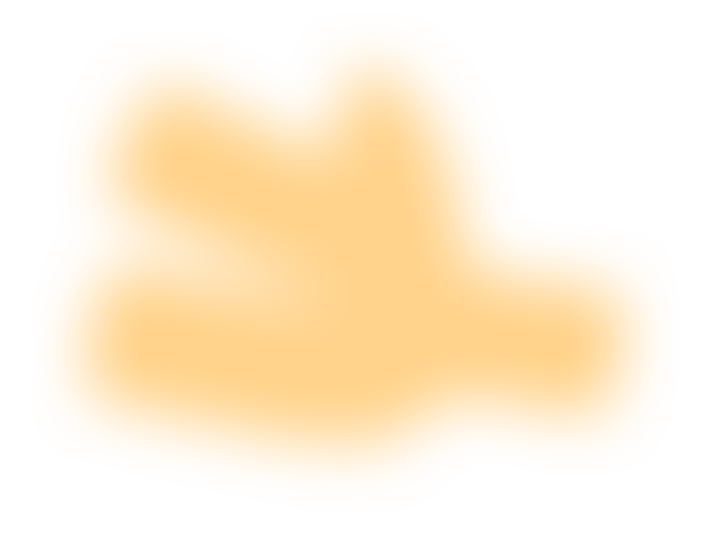
#> input picture stake-frontend/tools/skel-pipeline/symbols/ammo/parts/01_glow.png, 712 x 538 px; its folder holds only this picture in this run
$ python pack_atlas.py ../symbols/ammo/parts/01_glow.png
#> lines starting #> are read from the running program, lines starting #| are printed output that depends on the picture
#!/usr/bin/env python3
"""Pack full-canvas layer PNGs -> packed.png + <symbol>.atlas (Spine/libGDX format) + manifest.json.

Usage:
  python pack_atlas.py path/to/symbol_dir [--pad=2]

Expects symbol_dir/parts/*.png. Every PNG must be the SAME canvas size, with the
part already positioned where it sits on the symbol (export each layer full-canvas
from Photoshop / Photopea / Krita). Order = sorted filename; use numeric prefixes
(01_shadow.png .. 09_front.png). FIRST file draws BEHIND, last on top.
Part name = filename minus numeric prefix and extension.

This replaces the "arrange images in Spine and export" step - no Spine needed.
Requires: pip install pillow
"""
import json
import math
import re
import sys
from pathlib import Path

try:
    from PIL import Image
except ImportError:
    sys.exit("Pillow required: pip install pillow")


def main():
    pad = 2
    args = []
    for a in sys.argv[1:]:
        if a.startswith("--pad"):
            pad = int(a.split("=")[1]) if "=" in a else 2
        else:
            args.append(a)
    if not args:
        sys.exit(__doc__)
    d = Path(args[0])
    files = sorted((d / "parts").glob("*.png"))
    if not files:
        sys.exit(f"no PNGs in {d / 'parts'}")

    canvas = None
    parts = []
    for f in files:
        im = Image.open(f).convert("RGBA")
#> im is the input picture: PIL image 712x538 RGBA; mean R, G, B, A 164.3, 128.8, 70.9, 66.4
        canvas = canvas or im.size
#> canvas = (712, 538)
        if im.size != canvas:
            sys.exit(f"{f.name}: size {im.size} != {canvas}; all layers must share one canvas")
        box = im.getbbox()
#> box = (31, 12, 679, 514)
        if not box:
            sys.exit(f"{f.name} is fully transparent")
        crop = im.crop(box)
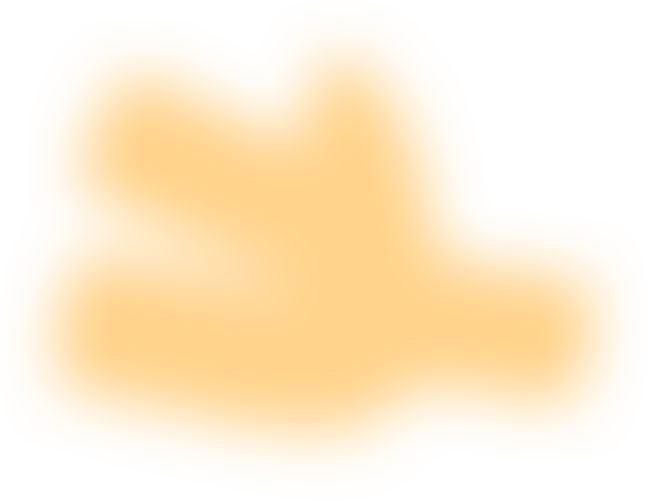
#> crop: PIL image 648x502 RGBA; mean R, G, B, A 193.4, 151.7, 83.4, 78.2; transparent parts drawn white
        parts.append({
            "name": re.sub(r"^\d+[_\-]?", "", f.stem),
            "img": crop, "w": crop.width, "h": crop.height,
            # Spine coords: origin = canvas centre, y up
            "x": round((box[0] + box[2]) / 2 - canvas[0] / 2, 2),
            "y": round(canvas[1] / 2 - (box[1] + box[3]) / 2, 2),
        })
        if box[0] <= 0 or box[1] <= 0 or box[2] >= canvas[0] or box[3] >= canvas[1]:
            print(f"WARN: {f.name} touches the canvas edge - win/destroy overshoot will "
                  f"crop it. Re-export with >=15% empty margin around the whole symbol.")

    names = [p["name"] for p in parts]
#> names = ['glow']
    dupes = {n for n in names if names.count(n) > 1}
#> dupes = 0 items
    if dupes:
        sys.exit(f"duplicate part names after prefix strip: {sorted(dupes)} - rename the files")
    if len(parts) < 3:
        print("WARN: fewer than 3 parts - animation will look stiff; split the art more")

    # shelf packing, tallest first, power-of-two sheet
    order = sorted(range(len(parts)), key=lambda i: -parts[i]["h"])
#> order = [0]
    area = sum((p["w"] + pad) * (p["h"] + pad) for p in parts)
#> area = 327600
    W = max(64, 1 << math.ceil(math.log2(max(8, math.sqrt(area)))))
#> W = 1024
    while True:
        if any(p["w"] + 2 * pad > W for p in parts):
            W *= 2
            continue
        x, y, shelf, pos = pad, pad, 0, {}
        for i in order:
            p = parts[i]
            if x + p["w"] + pad > W:
                x, y, shelf = pad, y + shelf + pad, 0
            pos[i] = (x, y)
            shelf = max(shelf, p["h"])
            x += p["w"] + pad
        H = y + shelf + pad
        if H <= 2 * W:
            break
        W *= 2
#> after the loop, W = 1024
    H = 1 << math.ceil(math.log2(H))

    sheet = Image.new("RGBA", (W, H), (0, 0, 0, 0))
#> sheet: PIL image 1024x512 RGBA; every value is 0
    for i, p in enumerate(parts):
        sheet.paste(p["img"], pos[i])
#> this loop made 1 pass
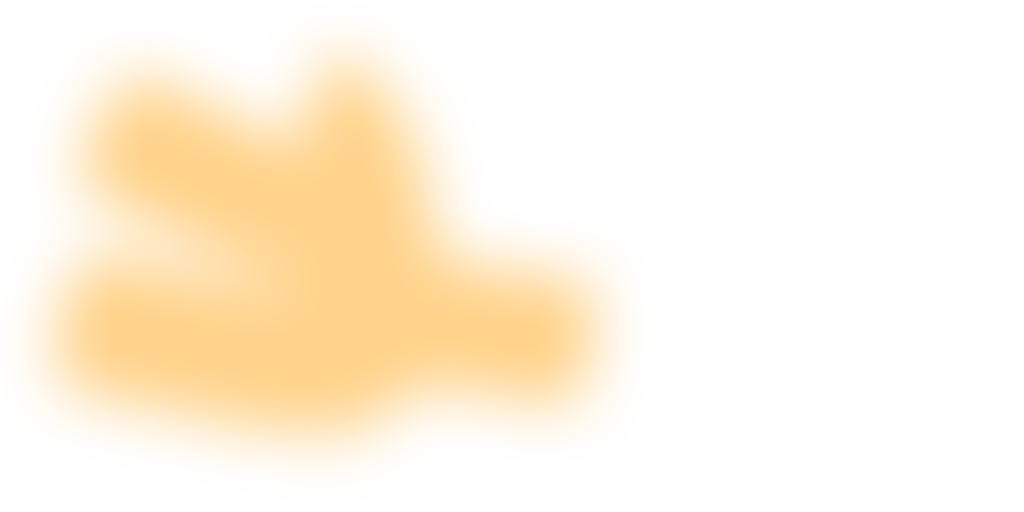
#> sheet: PIL image 1024x512 RGBA; mean R, G, B, A 120, 94.1, 51.8, 48.5; transparent parts drawn white
    sheet.save(d / "packed.png")

    lines = ["packed.png", f"size: {W},{H}", "format: RGBA8888",
             "filter: Linear,Linear", "repeat: none"]
#> lines = ['packed.png', 'size: 1024,512', 'format: RGBA8888', 'filter: Linear,Linear', 'repeat: none']
    for i, p in enumerate(parts):
        lines += [p["name"], "  rotate: false", f"  xy: {pos[i][0]}, {pos[i][1]}",
                  f"  size: {p['w']}, {p['h']}", f"  orig: {p['w']}, {p['h']}",
                  "  offset: 0, 0", "  index: -1"]
    (d / f"{d.name}.atlas").write_text("\n".join(lines) + "\n")

    manifest = {"canvas": {"w": canvas[0], "h": canvas[1]}, "png": "packed.png",
                "atlas": f"{d.name}.atlas",
                "parts": [{k: p[k] for k in ("name", "x", "y", "w", "h")} for p in parts]}
    (d / "manifest.json").write_text(json.dumps(manifest, indent=2))
    print(f"OK: {len(parts)} parts -> packed.png {W}x{H}, {d.name}.atlas, manifest.json")
#| OK: 1 parts -> packed.png 1024x512, 01_glow.png.atlas, manifest.json


if __name__ == "__main__":
    main()

$ run again, on stake-frontend/tools/skel-pipeline/symbols/ammo/parts/04_round_mid.png
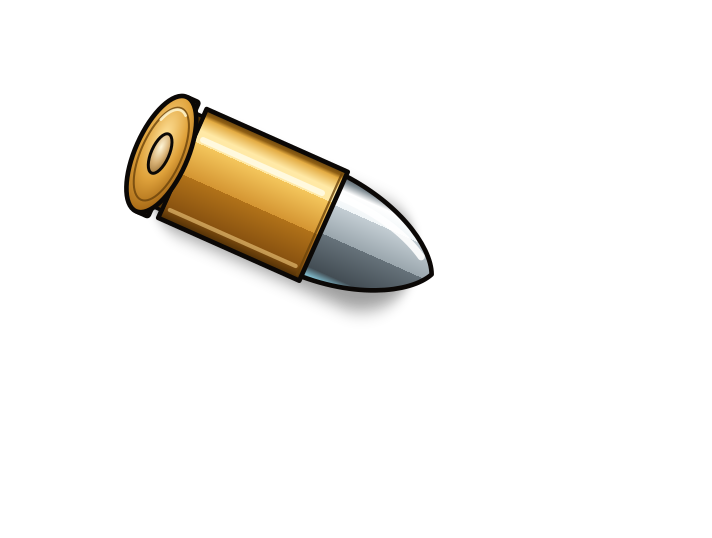
#> input picture stake-frontend/tools/skel-pipeline/symbols/ammo/parts/04_round_mid.png, 712 x 538 px
#> in main, im is the input picture: PIL image 712x538 RGBA; mean R, G, B, A 14.4, 11.9, 7.5, 23.7
#> box = (124, 93, 434, 329)
#> in main, `crop = im.crop(box)`:
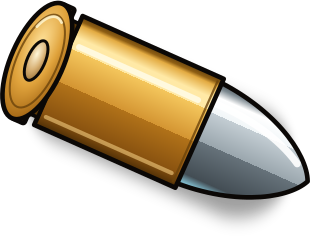
#> crop: PIL image 310x236 RGBA; mean R, G, B, A 75.5, 62.3, 39.1, 124.2; transparent parts drawn white
#> names = ['round_mid']
#> dupes = 0 items
#> order = [0]
#> area = 74256
#> in main, `W = max(64, 1 << math.ceil(math.log2(max(8, math.sqrt(area)))))`: W = 512
#> the loop in main, `for i, p in enumerate(parts):` made 1 pass
#> after the loop in main, `for i, p in enumerate(parts):`:
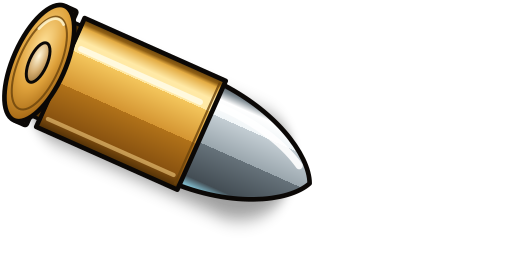
#> sheet: PIL image 512x256 RGBA; mean R, G, B, A 42.2, 34.8, 21.8, 69.3; transparent parts drawn white
#> in main, `lines = ["packed.png", f"size: {W},{H}", "format: RGBA8888", "filter: ..`: lines = ['packed.png', 'size: 512,256', 'format: RGBA8888', 'filter: Linear,Linear', 'repeat: none']
#| OK: 1 parts -> packed.png 512x256, 04_round_mid.png.atlas, manifest.json

$ run again, on stake-frontend/tools/skel-pipeline/symbols/ammo/parts/02_body.png
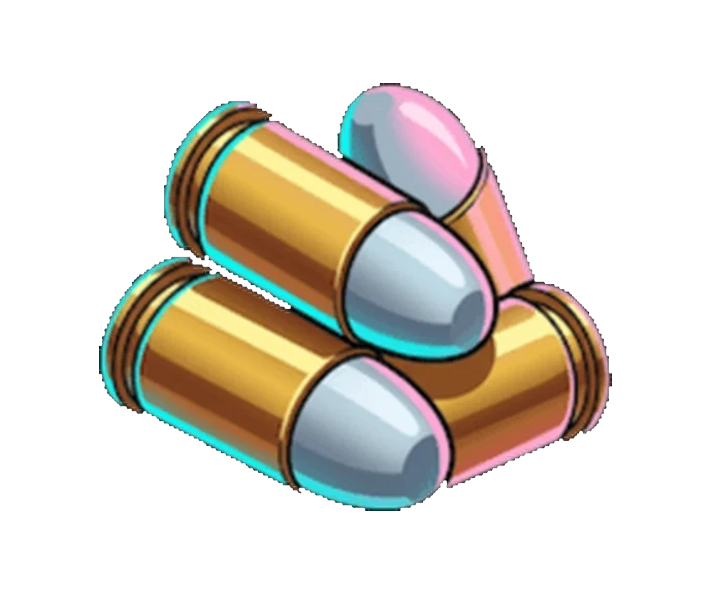
#> input picture stake-frontend/tools/skel-pipeline/symbols/ammo/parts/02_body.png, 712 x 594 px
#> in main, im is the input picture: PIL image 712x594 RGBA; mean R, G, B, A 53.2, 48.3, 39.5, 87.3
#> box = (99, 83, 612, 511)
#> in main, `crop = im.crop(box)`:
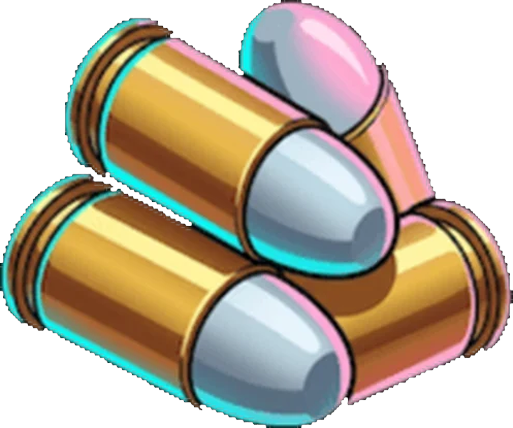
#> crop: PIL image 513x428 RGBA; mean R, G, B, A 102.5, 93.1, 76.2, 168.2; transparent parts drawn white
#> names = ['body']
#> dupes = 0 items
#> order = [0]
#> area = 221450
#> in main, `W = max(64, 1 << math.ceil(math.log2(max(8, math.sqrt(area)))))`: W = 512
#> the loop in main, `while True:` made 2 passes
#> W on pass 1: 1024
#> after the loop in main, `while True:`: W = 1024
#> the loop in main, `for i, p in enumerate(parts):` made 1 pass
#> after the loop in main, `for i, p in enumerate(parts):`:
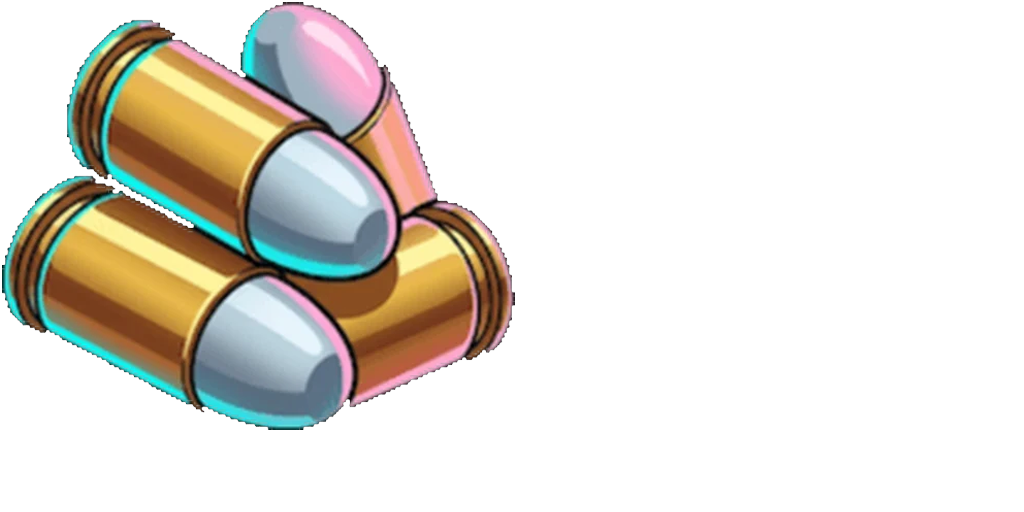
#> sheet: PIL image 1024x512 RGBA; mean R, G, B, A 42.9, 39, 31.9, 70.4; transparent parts drawn white
#> in main, `lines = ["packed.png", f"size: {W},{H}", "format: RGBA8888", "filter: ..`: lines = ['packed.png', 'size: 1024,512', 'format: RGBA8888', 'filter: Linear,Linear', 'repeat: none']
#| OK: 1 parts -> packed.png 1024x512, 02_body.png.atlas, manifest.json
